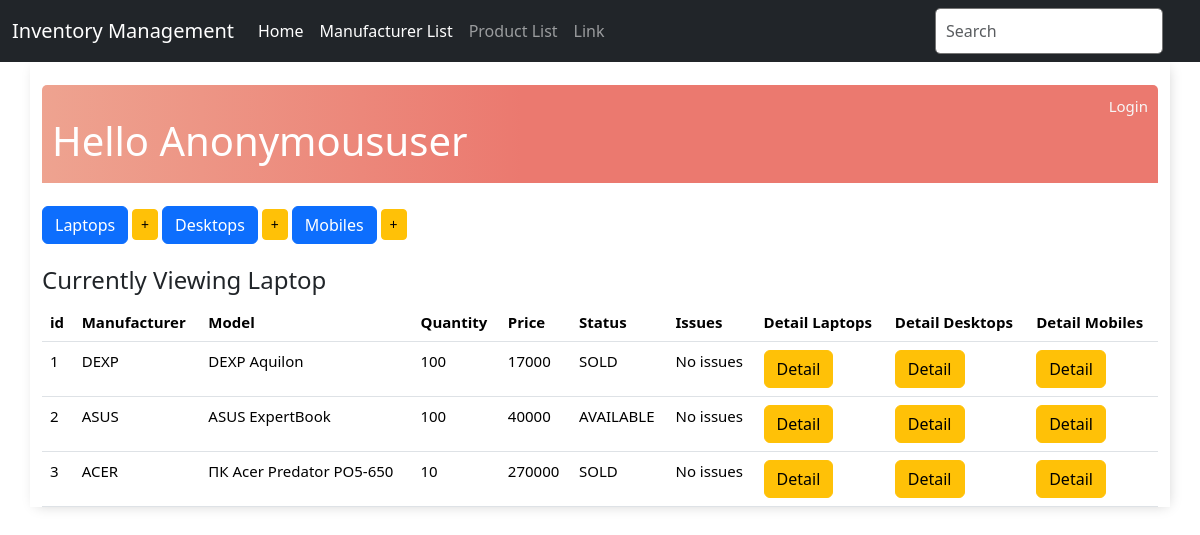
The app's page /display_laptops/, older data.
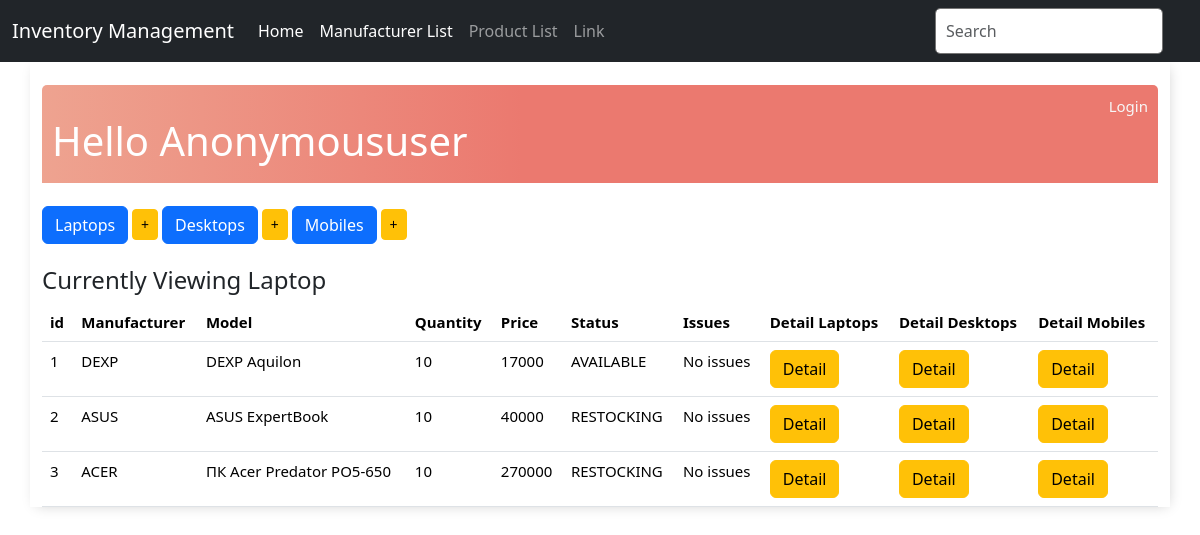
The same page, newer data.
### base/models.py (models this page shows, shortened)
class Product(models.Model):
    manufacturer = models.ForeignKey(Manufacturer, on_delete=models.CASCADE)
    type = models.CharField(max_length=100, blank=False)
    quantity = models.IntegerField()
    price = models.IntegerField()
    STATUS_CHOICES = (
        ('AVAILABLE', 'Item ready to be purchased'),
        ('SOLD', 'Item sold'),
        ('RESTOCKING', 'Item restocking in few days'),
    )
    status = models.CharField(max_length=10, choices=STATUS_CHOICES, default='SOLD') # Available, Sold, Restocking
    issues = models.CharField(max_length=10, default="No issues")
    class Meta:
        abstract = True

class Laptop(Product):
    pass

class Manufacturer(models.Model):
    name = models.CharField(max_length=100, blank=False)
    country = models.CharField(max_length=100, blank=False)
    def __str__(self):
        return self.name

### base/views.py (the view)
# urls.py: path('display_laptops/', views.display_laptops, name='display_laptops'),
def display_laptops(request):
    items = Laptop.objects.all()
    context = {
        'items': items,
        'header': 'Laptop'
    }
    return render(request, 'product_list.html', context)

### base/templates/product_list.html (shortened to what this page needs)
{% extends 'base.html' %}
{% block content %}
<br>
<div class="header-bar">
    <div>
        <br>
        <h1>Hello {{ request.user|title }}</h1>
    </div>
    {% if request.user.is_authenticated %}
    <a href="{% url 'logout' %}">Logout</a>
    {% else %}
    <a href="{% url 'login' %}">Login</a>
    {% endif %}
</div>
<br>
<div class="button-group">
    <a href="{% url 'display_laptops' %}" class="btn btn-primary btn-end" role="button">Laptops</a>
    <a href="{% url 'add_laptop' %}" class="btn btn-warning btn-sm" role="button"> +</a>
    <a href="{% url 'display_desktops' %}" class="btn btn-primary btn-end" role="button">Desktops</a>
    <a href="{% url 'add_desktop' %}" class="btn btn-warning btn-sm" role="button"> +</a>
    <a href="{% url 'display_mobiles' %}" class="btn btn-primary btn-end" role="button">Mobiles</a>
    <a href="{% url 'add_mobile' %}" class="btn btn-warning btn-sm" role="button"> +</a>
</div>
<br>
<h4>Currently Viewing {{ header }}</h4>
<table class="table table-hover">
    <thead>
        <tr>
            <th>id</th>
            <th>Manufacturer</th>
            <th>Model</th>
            <th>Quantity</th>
            <th>Price</th>
            <th>Status</th>
            <th>Issues</th>
            <th>Detail Laptops</th>
            <th>Detail Desktops</th>
            <th>Detail Mobiles</th>
        </tr>
    </thead>
    <tbody>
        {% for item in items %}
        <tr>
            <td>{{ item.pk }}</td>
            <td>{{ item.manufacturer }}</td>
            <td>{{ item.type }}</td>
            <td>{{ item.quantity }}</td>
            <td>{{ item.price }}</td>
            <td>{{ item.status }}</td>
            <td>{{ item.issues }}</td>
            <td><a href="{% url 'laptop_detail' item.pk %}" class="btn btn-warning" role="button">Detail</a></td>
            <td><a href="{% url 'desktop_detail' item.pk %}" class="btn btn-warning" role="button">Detail</a></td>
            <td><a href="{% url 'mobile_detail' item.pk %}" class="btn btn-warning" role="button">Detail</a></td>
        </tr>
        {% endfor %}
    </tbody>
</table>
{% endblock content %}

Row changes from the older to the newer data that the page shows:
changed Laptop "DEXP Aquilon": quantity "100" → "10"; status "SOLD" → "AVAILABLE"
changed Laptop "ASUS ExpertBook": quantity "100" → "10"; status "AVAILABLE" → "RESTOCKING"
changed Laptop "ПК Acer Predator PO5-650": status "SOLD" → "RESTOCKING"
